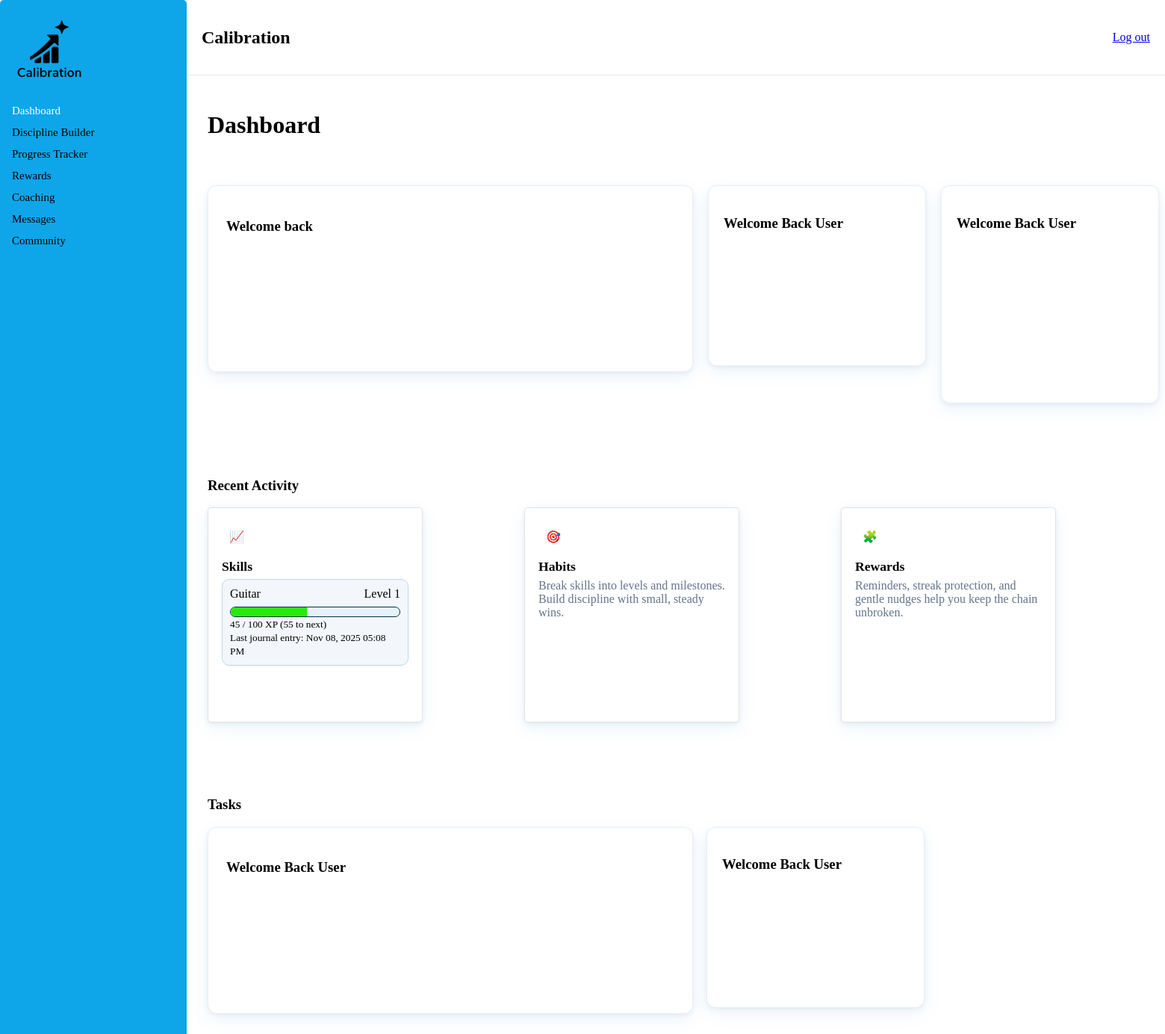
Page /dashboard/ (signed in) on the earlier database version.
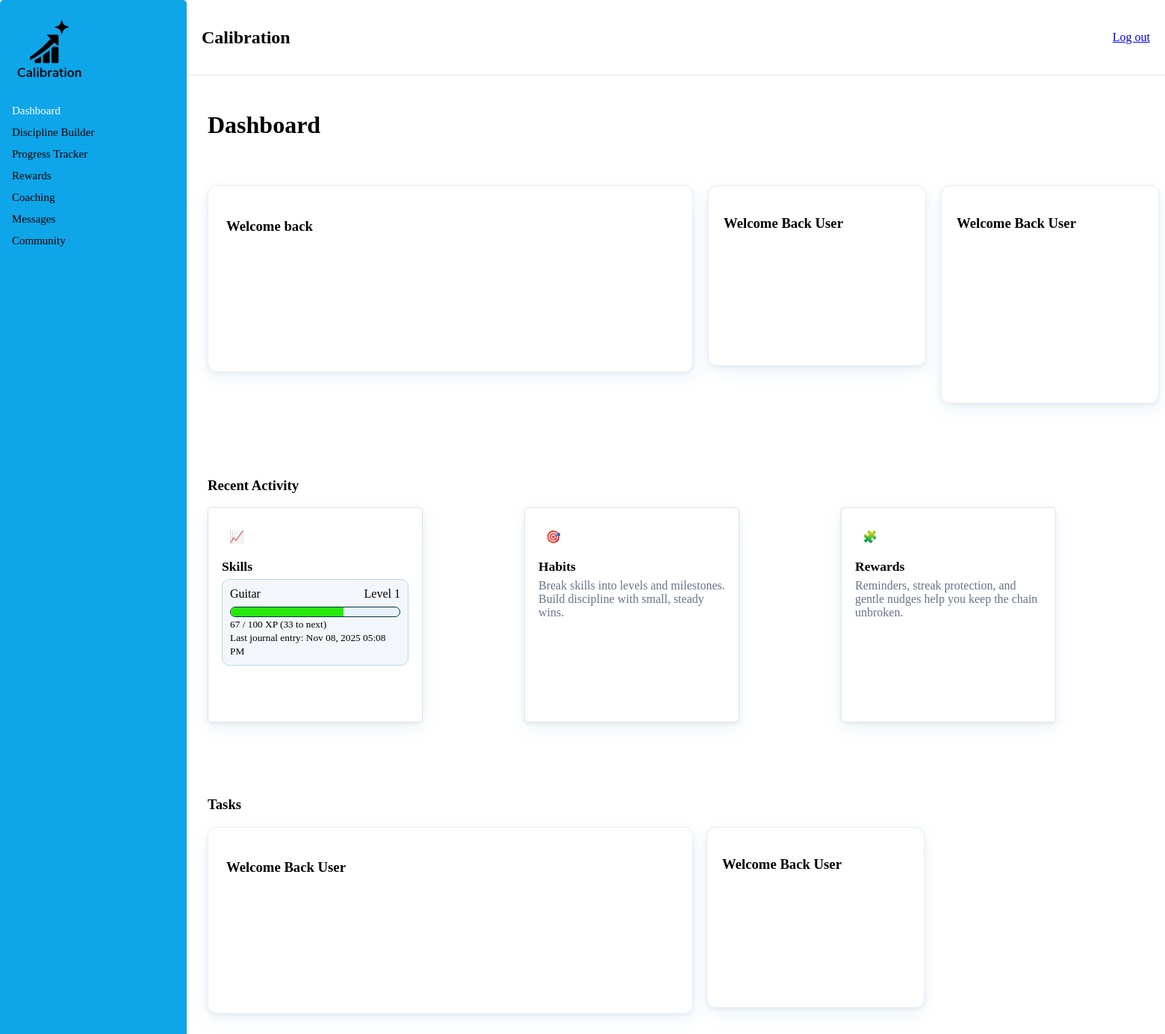
Same page on the later database version.
### calibration_app/models.py (models this page shows, shortened)
class Skill(models.Model):
    account_user = models.ForeignKey(User, on_delete=models.CASCADE , null=True, blank=True)
    name = models.CharField(max_length=120)
    description = models.TextField(blank=True, null=True)
    level = models.PositiveIntegerField(default=1)
    created_at = models.DateTimeField(default=timezone.now)
    xp = models.PositiveIntegerField(default=0)
    def skill_progress_data(self):
        to_level_up = self.level * 100
        d = to_level_up or 1
        skill_progress_tracked = int(round((self.xp /d) * 100))
        left_over = max(0, (to_level_up - skill_progress_tracked))
        return { "to_level_up": to_level_up , "skill_progress_tracked": skill_progress_tracked, "left_over": left_over }

### calibration_app/views.py (the view)
# urls.py: path('dashboard/', DashboardView.as_view(), name='dashboard'),
class DashboardView(LoginRequiredMixin, TemplateView):
    template_name = 'dashboard.html'
    def get_context_data(self, **kwargs):
        context = super().get_context_data(**kwargs)
        latest_skills_t = (Skill.objects.filter(account_user=self.request.user, journal__account_user=self.request.user).annotate(latest_entry=Max('journal__date')).exclude(latest_entry=None).order_by('-latest_entry')[:2]  )
        temp = []
        for skill in latest_skills_t:
            data = skill.skill_progress_data()
            skill.skill_progress_tracked = data["skill_progress_tracked"]
            skill.to_level_up = data["to_level_up"]
            skill.left_over = data["left_over"]
            temp.append(skill)
        context['latest_skills'] = temp
        context['recent_habits'] = Habit.objects.filter(account_user=self.request.user).order_by('-created_at')[:5]
        context['recent_badges'] = User_Badge.objects.filter(account_user=self.request.user).order_by('-awarded_at')[:5]
        return context

### Templates/dashboard.html (shortened to what this page needs)
{% load static %}
<!doctype html>
<html lang="en">
<head>
</head>
<body>
  <section>
 <header>
    <h2>Calibration</h2>
    <div>
      <a class="btn btn-ghost" href="/accounts/logout/">Log out</a>
    </div>
  </header>
</section>
<nav class="sidebar">
 <div><img src="{% static 'calibrationapp/Picture1.png' %}" alt="Logo"></div>
 <a class="active" href="{% url 'dashboard' %}" >Dashboard</a>
 <a href="#dashbo3ard/">Discipline Builder</a>
 <a href="#dashb3oard/">Progress Tracker </a>
 <a href="#dashb3oard/">Rewards</a>
 <a href="#coaching">Coaching</a>
 <a href="#messages">Messages</a>
 <a href="#community">Community</a>
</nav>
  <div class="main">
<h1 class="text-2xl font-semibold mb-4">Dashboard</h1>
<section id="banner" class="section">
<div class="dashboard-grid">
  <article class="banner_box">
    <h3>Welcome back </h3>
</article>
  <article class="Ant_box">
    <h3>Welcome Back User</h3>
  </article>
  <article class="third_box long-rectangle">
    <h3>Welcome Back User</h3>
  </article>
</div>
</section>
<section id="features" class="section">
<h3> Recent Activity</h3>
<div class="grid cols-3">
        <article class="card">
          <div class="icon" aria-hidden="true">📈</div>
          <h3>Skills</h3>
          {% for x in latest_skills %}
          <div class="skill_item">
          <div class="skill_head">
          <span class="skill_name">{{ x.name }}</span>
          <span class="skill_level">Level {{ x.level }}</span>
          </div>
          <div class="skill_progress_bar">
          <div class="skill_progress_fill" style="width: {{ x.skill_progress_tracked }}%;"></div>
         </div>
         <small>{{ x.xp }} / {{ x.to_level_up}} XP ({{ x.left_over }} to next)</small><br>
         <small>Last journal entry: {{ x.latest_entry|date:"M d, Y h:i A" }}</small>
         </div>
         {% empty %}
         <p>No recent journal activity yet.</p>
          {% endfor %}
        </article>
        <article class="card">
          <div class="icon" aria-hidden="true">🎯</div>
          <h3>Habits</h3>
          <p>Break skills into levels and milestones. Build discipline with small, steady wins.</p>
        </article>
        <article class="card">
          <div class="icon" aria-hidden="true">🧩</div>
          <h3>Rewards</h3>
          <p>Reminders, streak protection, and gentle nudges help you keep the chain unbroken.</p>
        </article>
        </div>
        </section>
        <section id="banner" class="section">
        <h3>Tasks</h3>
        <div class="grid cols-2">
        <article class="banner_box">
        <h3>Welcome Back User</h3>
        </article>
        <article class="Ant_box">
         <h3>Welcome Back User</h3>
        </article>
        </div>
        </section>
    </div>
</body>
</html>

### Templates/dashboard.html (style rules this page uses)
:root { --bg: #f3f7fb; --card: #ffffff; --text: #0f172a; --muted:#64748b; --blue:#0ea5e9; --blue-600:#0284c7; --ring: rgba(14,165,233,.35); --radius: 12px; --shadow: 0 8px 24px rgba(2, 132, 199, .08), 0 2px 6px rgba(0,0,0,.06); --header-h: 100px; --sidebar-w: 250px; }
.sidebar { height: 100%; width: var(--sidebar-w); position: fixed; z-index: 500; top: 0; left: 0; background-color: var(--blue); overflow-y: auto; padding-top: 16px 0; border-radius: 5px; backdrop-filter: blur(8px); }
header { position: fixed; top: 0; left: var(--sidebar-w); right:0; height: var(--header-h); display: flex; background:rgba(255,255,255,0.6); border-bottom: 1px solid rgba(0,0,0,0.1); padding: 0 20px; justify-content: space-between; backdrop-filter: blur(10px); align-items: center; z-index: 1000 }
.sidebar a { padding: 6px 8px 6px 16px; text-decoration: none; font-size: 15px; color: black; display: block; }
.sidebar a.active { color: white; }
.main { margin-left: var(--sidebar-w); padding: calc(var(--header-h) + 20px) 20px 20px; }
.Ant_box { width: 250px; height:200px; max-width: 600px; background: var(--card); border-radius: var(--radius); box-shadow: var(--shadow); padding: 20px; border: 1px solid #e7eefb; }
.card { width: 250px; height:250px; max-width: 520px; background: var(--card); border-radius: var(--radius); box-shadow: var(--shadow); padding: 20px; border: 1px solid #e7eefb; }
.section { padding: clamp(30px, 6vw, 40px) 0 }
.grid { display:grid; gap:18px; grid-template-columns: 1fr; }
.card { background: var(--card); border:1px solid color-mix(in oklab, var(--text) 12%, transparent); border-radius:5px; padding: 18px; }
.icon { width:40px; height:40px; border-radius:12px; display:grid; place-items:center; margin-bottom:10px; background: color-mix(in oklab, var(--brand) 30%, transparent); color: white; }
.card h3 { margin:0 0 6px; font-size:1.1rem }
.card p { margin:0; color: var(--muted) }
@media (min-width: 720px) { .grid.cols-3 { grid-template-columns: repeat(3, 1fr) } }
@media (min-width: 720px) { .grid.cols-2 { grid-template-columns: repeat(2, 1fr) } }
.banner_box { width: 600px; height:200px; max-width: 600px; background: var(--card); border-radius: var(--radius); box-shadow: var(--shadow); padding: 24px; border: 1px solid #e7eefb;; }
.third_box { width: 250px; height: 250px; background: var(--card); border-radius: var(--radius); box-shadow: var(--shadow); padding: 20px; border: 1px solid #e7eefb; }
.dashboard-grid { display: grid; grid-template-columns: 1fr 1fr 1fr; gap: 20px; }
.long-rectangle { grid-column: 3 / 4; grid-row: 1 / 4; }
.skill_item { background:#f3f7fb; border:1px solid #b9d7ea; border-radius:10px; padding:10px; margin-bottom:12px; }
.skill_head { display:flex; justify-content:space-between; align-items:center; margin-bottom:8px; }
.skill_progress_bar { height:12px; background:#e6f2fb; border:1px solid #003544; border-radius:999px; overflow:hidden; }
.skill_progress_fill { width: 0; height:100%; background:#28e90e; transition:width .35s ease; }

Differences in the rows shown:
changed Skill "Guitar": {{ x.skill_progress_tracked }} 45 → 67 (drawn); xp "45" → "67"; left_over "55" → "33"
